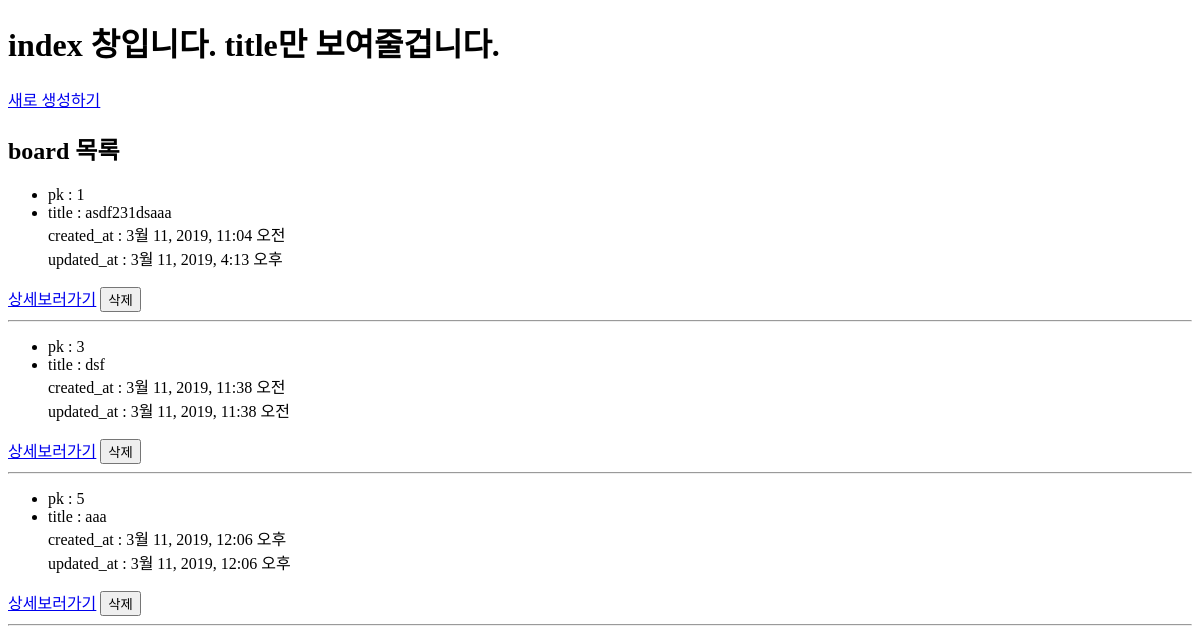
/boards/ (lower part), run on an earlier commit of the app's database.
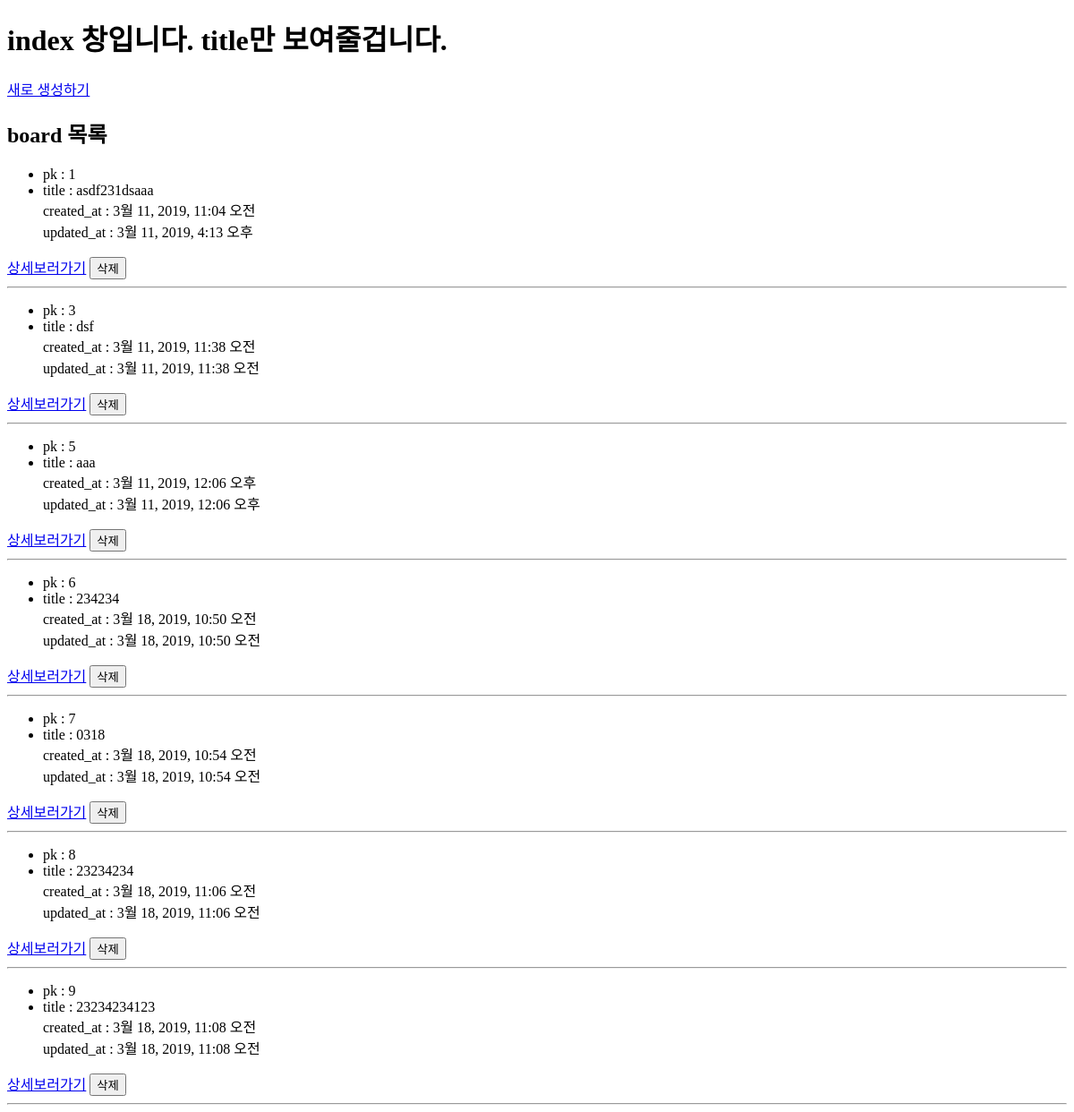
And on a later commit of the database.
### boards/models.py (models this page shows, shortened)
class Board(models.Model): # 게시글
    title = models.CharField(max_length=10)
    content = models.TextField()
    image = models.ImageField(blank=True)
    created_at = models.DateTimeField(auto_now_add=True)
    updated_at = models.DateTimeField(auto_now=True)

### boards/views.py (the view)
# urls.py: path('', views.index, name='index'), # /boards/ = board:index
def index(request):
    boards=Board.objects.all()
    return render(request, 'boards/index.html', {'boards':boards})

### boards/templates/boards/index.html (shortened to what this page needs)
{% load static %}
<h1>index 창입니다. title만 보여줄겁니다.</h1>
<a href='{% url 'boards:new' %}'>새로 생성하기</a>
<h2>board 목록</h2>
{% for board in boards %}
<ul>
    <li>pk : {{board.pk}}</li>
    <li>title : {{board.title}}</li>
    created_at : {{board.created_at}}<br>
    updated_at : {{board.updated_at}}
</ul>
<a href="{% url 'boards:detail' board.pk %}">상세보러가기</a>
<form action='{% url 'boards:delete' board.pk %}' method='POST' style='display:inline' onsubmit="return confirm('삭제할꺼야?')">
    <input type='submit', value='삭제'>
</form>
<hr>
{% endfor %}

What changed in the data, as far as the page shows it:
added Board: pk "6", title "234234", created_at "3월 18, 2019, 10:50 오전", updated_at "3월 18, 2019, 10:50 오전"
added Board: pk "7", title "0318", created_at "3월 18, 2019, 10:54 오전", updated_at "3월 18, 2019, 10:54 오전"
added Board: pk "8", title "23234234", created_at "3월 18, 2019, 11:06 오전", updated_at "3월 18, 2019, 11:06 오전"
added Board: pk "9", title "23234234123", created_at "3월 18, 2019, 11:08 오전", updated_at "3월 18, 2019, 11:08 오전"
